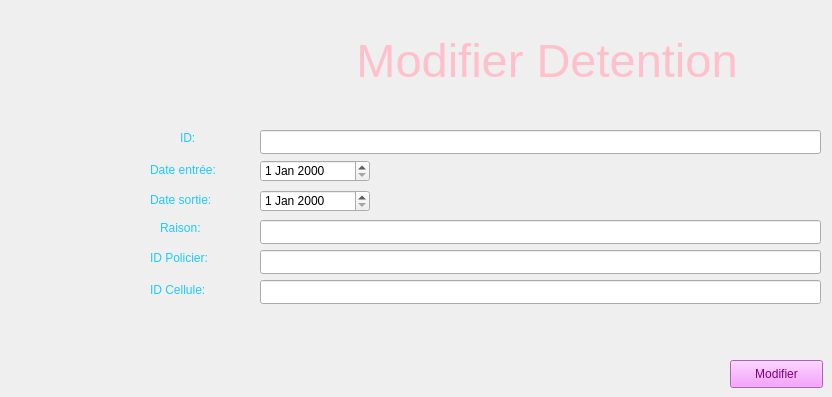
      <widget class="QWidget" name="tab_30">
       <attribute name="title">
        <string>Modifier</string>
       </attribute>
       <widget class="QLabel" name="label_modif_det">
        <property name="geometry">
         <rect>
          <x>300</x>
          <y>10</y>
          <width>481</width>
          <height>101</height>
         </rect>
        </property>
        <property name="font">
         <font>
          <pointsize>35</pointsize>
         </font>
        </property>
        <property name="styleSheet">
         <string notr="true">color:pink</string>
        </property>
        <property name="lineWidth">
         <number>5</number>
        </property>
        <property name="text">
         <string> Modifier Detention</string>
        </property>
        <property name="textFormat">
         <enum>Qt::PlainText</enum>
        </property>
        <property name="alignment">
         <set>Qt::AlignCenter</set>
        </property>
       </widget>
       <widget class="QPushButton" name="pushButton_modifier_det">
        <property name="geometry">
         <rect>
          <x>730</x>
          <y>360</y>
          <width>93</width>
          <height>28</height>
         </rect>
        </property>
        <property name="styleSheet">
         <string notr="true">color:purple;
background-color: rgb(245, 134, 255);</string>
        </property>
        <property name="text">
         <string>Modifier</string>
        </property>
       </widget>
       <widget class="QLineEdit" name="id_det_md">
        <property name="geometry">
         <rect>
          <x>260</x>
          <y>130</y>
          <width>561</width>
          <height>24</height>
         </rect>
        </property>
        <property name="text">
         <string/>
        </property>
       </widget>
       <widget class="QLineEdit" name="raison_maya_md">
        <property name="geometry">
         <rect>
          <x>260</x>
          <y>220</y>
          <width>561</width>
          <height>24</height>
         </rect>
        </property>
        <property name="text">
         <string/>
        </property>
       </widget>
       <widget class="QLineEdit" name="idp_maya_2_md">
        <property name="geometry">
         <rect>
          <x>260</x>
          <y>250</y>
          <width>561</width>
          <height>24</height>
         </rect>
        </property>
        <property name="text">
         <string/>
        </property>
       </widget>
       <widget class="QLineEdit" name="id_cel_2_md">
        <property name="geometry">
         <rect>
          <x>260</x>
          <y>280</y>
          <width>561</width>
          <height>24</height>
         </rect>
        </property>
        <property name="text">
         <string/>
        </property>
       </widget>
       <widget class="QLabel" name="label_date_ent_md">
        <property name="geometry">
         <rect>
          <x>150</x>
          <y>160</y>
          <width>81</width>
          <height>20</height>
         </rect>
        </property>
        <property name="styleSheet">
         <string notr="true">color:rgb(30, 203, 255)</string>
        </property>
        <property name="text">
         <string>Date entrée:</string>
        </property>
       </widget>
       <widget class="QLabel" name="label_date_sor_md">
        <property name="geometry">
         <rect>
          <x>150</x>
          <y>190</y>
          <width>81</width>
          <height>20</height>
         </rect>
        </property>
        <property name="styleSheet">
         <string notr="true">color:rgb(30, 203, 255)</string>
        </property>
        <property name="text">
         <string>Date sortie:</string>
        </property>
       </widget>
       <widget class="QLabel" name="label_idcel_2_md">
        <property name="geometry">
         <rect>
          <x>150</x>
          <y>280</y>
          <width>71</width>
          <height>20</height>
         </rect>
        </property>
        <property name="styleSheet">
         <string notr="true">color:rgb(30, 203, 255)</string>
        </property>
        <property name="text">
         <string>ID Cellule:</string>
        </property>
       </widget>
       <widget class="QLabel" name="label_maya_idp_md">
        <property name="geometry">
         <rect>
          <x>150</x>
          <y>250</y>
          <width>71</width>
          <height>16</height>
         </rect>
        </property>
        <property name="styleSheet">
         <string notr="true">color:rgb(30, 203, 255)</string>
        </property>
        <property name="text">
         <string>ID Policier:</string>
        </property>
       </widget>
       <widget class="QLabel" name="label_id_det_md">
        <property name="geometry">
         <rect>
          <x>180</x>
          <y>130</y>
          <width>55</width>
          <height>16</height>
         </rect>
        </property>
        <property name="styleSheet">
         <string notr="true">color:rgb(30, 203, 255)</string>
        </property>
        <property name="text">
         <string>ID:</string>
        </property>
       </widget>
       <widget class="QLabel" name="label_raison_det_md">
        <property name="geometry">
         <rect>
          <x>160</x>
          <y>220</y>
          <width>55</width>
          <height>16</height>
         </rect>
        </property>
        <property name="styleSheet">
         <string notr="true">color:rgb(30, 203, 255)</string>
        </property>
        <property name="text">
         <string>Raison:</string>
        </property>
       </widget>
       <widget class="QDateEdit" name="date_entree_md">
        <property name="geometry">
         <rect>
          <x>260</x>
          <y>160</y>
          <width>110</width>
          <height>22</height>
         </rect>
        </property>
       </widget>
       <widget class="QDateEdit" name="date_sortie_md">
        <property name="geometry">
         <rect>
          <x>260</x>
          <y>190</y>
          <width>110</width>
          <height>22</height>
         </rect>
        </property>
       </widget>
      </widget>
